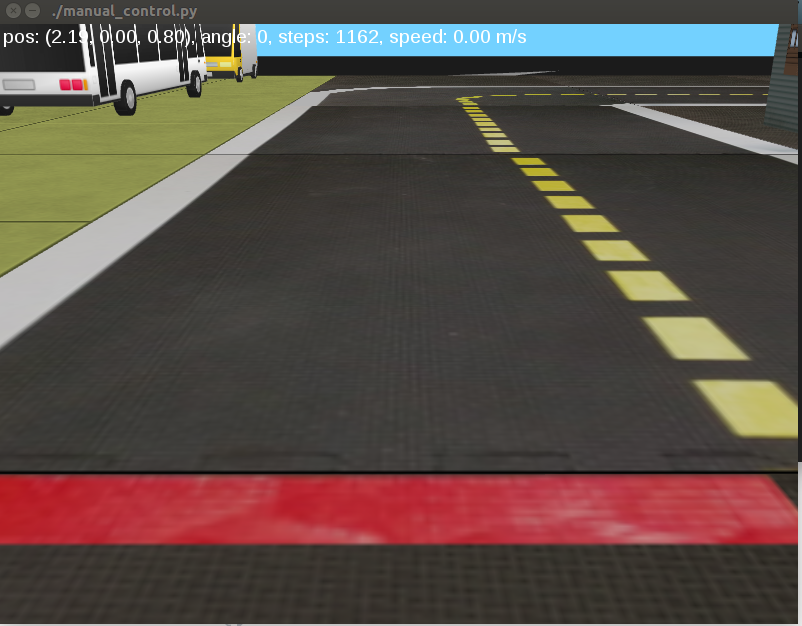
#> input picture 1.png, 802 x 626 px, given in place of rec.mkv, which was not available
$ python laneDetectionHough.py   (older library calls are emulated)
#> lines starting #> are read from the running program, lines starting #| are printed output that depends on the picture; after the words box and inside, x2 and y2 are one past the last pixel; in counts of white or black regions, pixels touching at a corner belong together; pictures that were not available may be replaced by others from this repository, and a replacement may not be noted
#> further down, frame is the input picture: shape (626, 802, 3); mean B, G, R 70.6, 76.7, 89.4
import numpy as np
import cv2

def laneDetection(img):

	#Converting RGB to Grayscale
	grayImg = cv2.cvtColor(img, cv2.COLOR_BGR2GRAY)
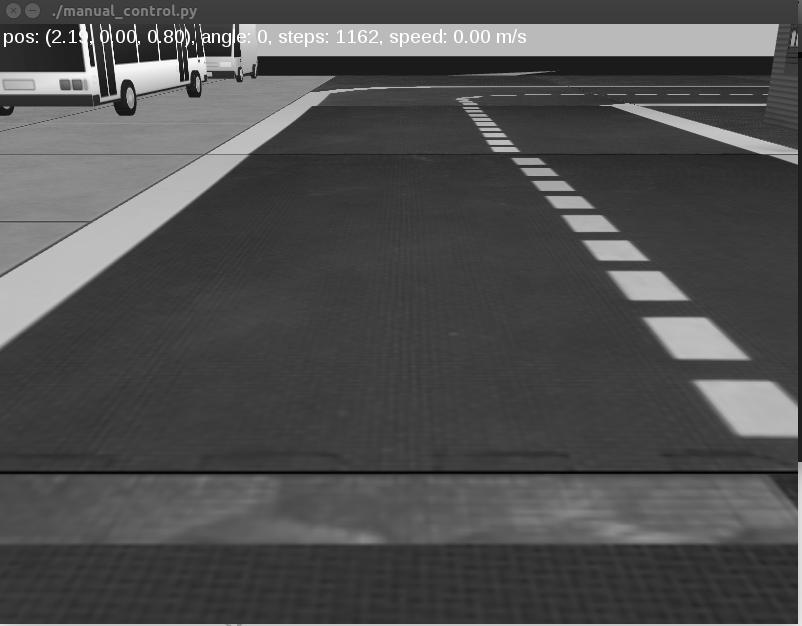
#> grayImg: shape (626, 802); min 1, max 255, mean 79.9
	#Converting RGB to HSV
	hsvImg = cv2.cvtColor(img, cv2.COLOR_BGR2HSV)
#> hsvImg: shape (626, 802, 3); mean H, S, V 39.4, 53.4, 94.2

	#Setting the Threshold values for Lane colours i.e., Yellow and White
	yellowLow = np.array([170, 170, 30], dtype="uint8")
	yellowHigh = np.array([200,200,140], dtype="uint8")
	whiteLow = np.array([170, 170, 170], dtype="uint8")
	whiteHigh = np.array([200,200,200], dtype="uint8")

	#Creating the mask with Yellow, White thresholds mentioned above
	yellowMask = cv2.inRange(hsvImg, yellowLow, yellowHigh)
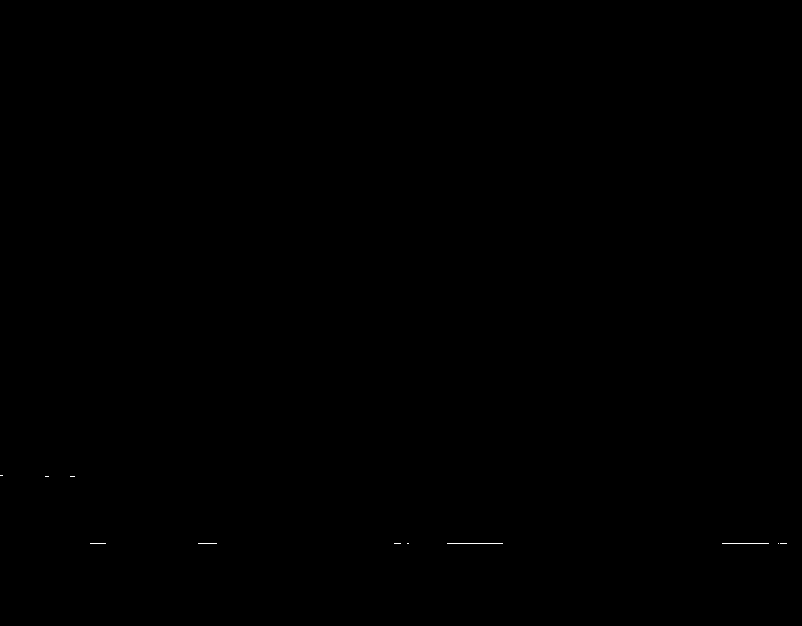
#> yellowMask: shape (626, 802); 0.03% white in thin lines or dots, all inside (x1, y1, x2, y2) = (0, 475, 787, 544)
	whiteMask = cv2.inRange(hsvImg,whiteLow,whiteHigh)
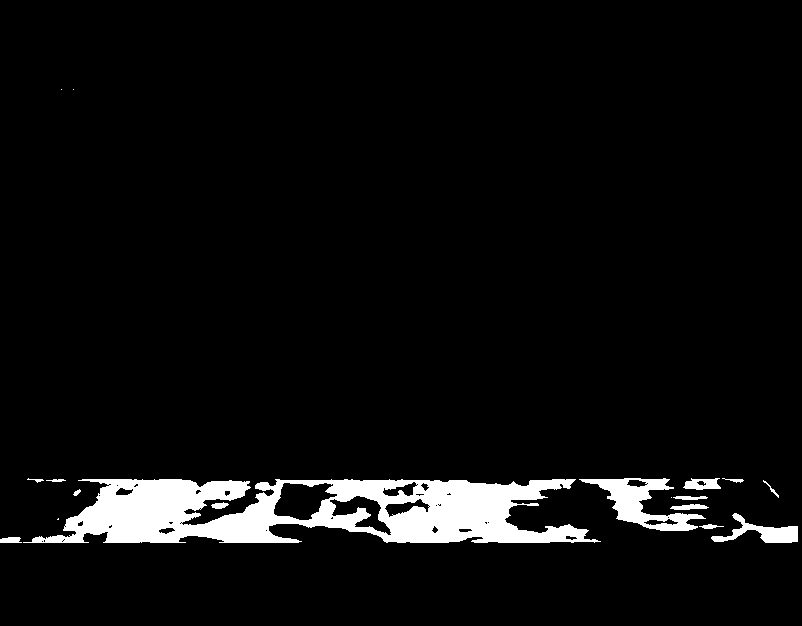
#> whiteMask: shape (626, 802); 5.3% white; 18 white regions (4 under 20 px), largest, box (x1, y1, x2, y2) and area: (23, 479, 601, 543) 22234, (579, 478, 706, 531) 2463, (711, 513, 798, 543) 973
	combMask = cv2.bitwise_or(grayImg, yellowMask, whiteMask)

	#Masking the GrayImage with Combined mask
	yandwMaskedImg = cv2.bitwise_and(grayImg, combMask)

	#Blurring operation Gaussian Blur
	gaussianBlurImg = cv2.GaussianBlur(yandwMaskedImg, (5,5), 0)

	#Implementing Sobel Vertical Edge Detection Algo
	edgeImg = cv2.Sobel(gaussianBlurImg,cv2.CV_8U,1,0,ksize=5)
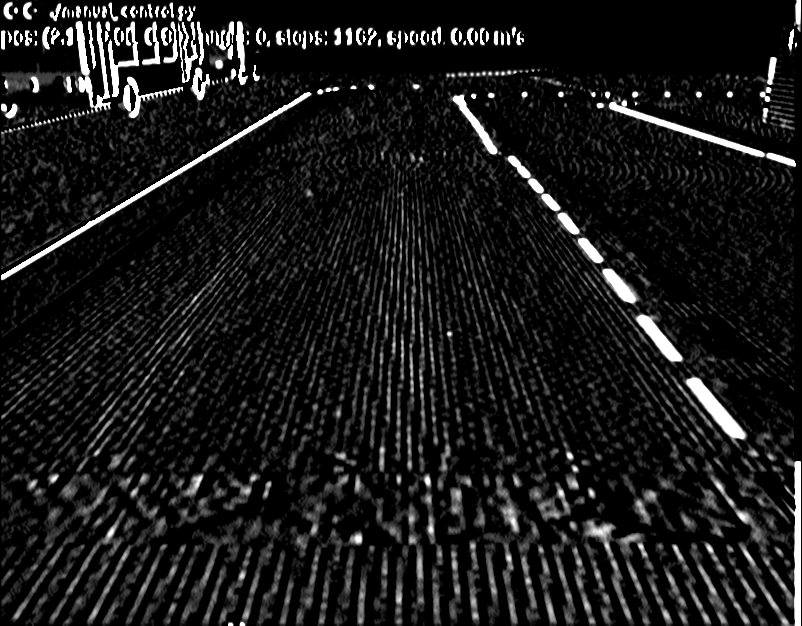
#> edgeImg: shape (626, 802); min 0, max 255, mean 25.5
	(thresh, edgeImg) = cv2.threshold(edgeImg, 128, 255, cv2.THRESH_BINARY | cv2.THRESH_OTSU)
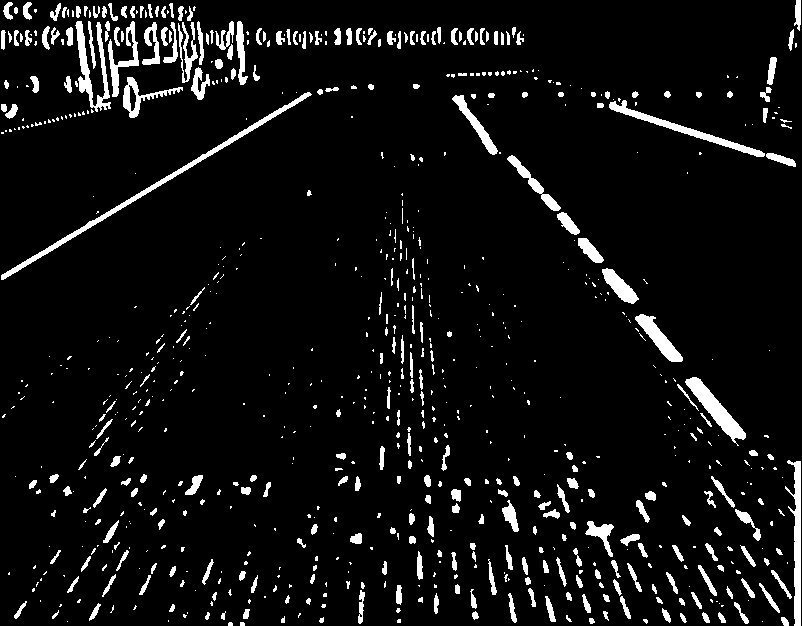
#> edgeImg: shape (626, 802); 6.5% white; 826 white regions (518 under 20 px), largest, box (x1, y1, x2, y2) and area: (1, 92, 312, 280) 1776, (685, 377, 746, 446) 1155, (785, 460, 801, 626) 1150
#> thresh = 104

	# #Creating the mask for ROI(Region of Interest)
	# blackImg = np.zeros(edgeImg.shape, dtype="uint8")
	# roiPoints = np.array([[(0,628), (800,628), (0,55), (800,55)]], dtype=np.int32)
	# roiMask = cv2.fillPoly(blackImg, roiPoints,(255))
	# #ROI Image
	# roiImg = cv2.bitwise_and(roiMask,edgeImg)

	#For drawing the Hough lines, creating the new image
	lineImg = np.zeros(img.shape,dtype="uint8")

	#Hough Lines and drawing them
	houghLines = cv2.HoughLines(edgeImg,1,np.pi/180,200)
#> houghLines = 34 rows, first 8: [-288, 2.44], [240, 1.03], [-301, 2.46], [-279, 2.43], [-307, 2.48], [-309, 2.48], [-312, 2.48], [-321, 2.5]

	rhoL = 0
	thetaL = 0
	rhoR = 0
	thetaR = 0
	thetaAvg = 0
	rhoAvg = 0
	countL = 0
	countR = 0

	if houghLines is not None:
		for _ in houghLines:
			rho = _[0][0]
			theta = _[0][1]

			if rho<0:
				rhoL += rho
				thetaL += theta
				countL +=1
			else:
				rhoR += rho
				thetaR += theta
				countR += 1
#> this loop made 34 passes
#> (rho, theta, rhoL, thetaL) on passes 1, 3, 4, 5, 6, 7, 8, 9, 10, 11, 12, 13: (-288, 2.44, -288, 2.44), (-301, 2.46, -589, 4.9), (-279, 2.43, -868, 7.33), (-307, 2.48, -1175, 9.81), (-309, 2.48, -1484, 12.29), (-312, 2.48, -1796, 14.77), (-321, 2.5, -2117, 17.26), (-319, 2.5, -2436, 19.76), (-263, 2.39, -2699, 22.15), (-270, 2.41, -2969, 24.56), (-333, 2.51, -3302, 27.07), (-64, 1.85, -3366, 28.92)
#> (rho, theta, rhoR, thetaR) on passes 2, 15, 17, 18, 19, 20: (240, 1.03, 240, 1.03), (39, 1.57, 279, 2.6), (34, 1.57, 313, 4.17), (41, 1.57, 354, 5.74), (33, 1.59, 387, 7.33), (32, 1.57, 419, 8.9)
#> after the loop, countL = 23; countR = 11; rhoL = -5836; rhoR = 612; thetaL = 53.91; thetaR = 16.74

		if countL > 0:
			rhoAvg = rhoL/countL
#> rhoAvg = -253.7
			thetaAvg = thetaL/countL
#> thetaAvg = 2.34
			a = np.cos(thetaAvg)
#> a = -0.698
			b = np.sin(thetaAvg)
#> b = 0.716
			x0 = a*rhoAvg
#> x0 = 177.2
			y0 = b*rhoAvg
#> y0 = -181.6
			x1 = int(x0 + 1000*(-b))
#> x1 = -538
			y1 = int(y0 + 1000*(a))
#> y1 = -880
			x2 = int(x0 - 1000*(-b))
#> x2 = 892
			y2 = int(y0 - 1000*(a))
#> y2 = 516

			cv2.line(lineImg,(x1,y1),(x2,y2),(0,0,255),2)

		if countR > 0:
			rhoAvg = rhoR/countR
#> rhoAvg = 55.64
			thetaAvg = thetaR/countR
#> thetaAvg = 1.52
			a = np.cos(thetaAvg)
#> a = 0.0492
			b = np.sin(thetaAvg)
#> b = 0.999
			x0 = a*rhoAvg
#> x0 = 2.74
			y0 = b*rhoAvg
#> y0 = 55.57
			x1 = int(x0 + 1000*(-b))
#> x1 = -996
			y1 = int(y0 + 1000*(a))
#> y1 = 104
			x2 = int(x0 - 1000*(-b))
#> x2 = 1001
			y2 = int(y0 - 1000*(a))
#> y2 = 6

			cv2.line(lineImg,(x1,y1),(x2,y2),(0,0,255),2)
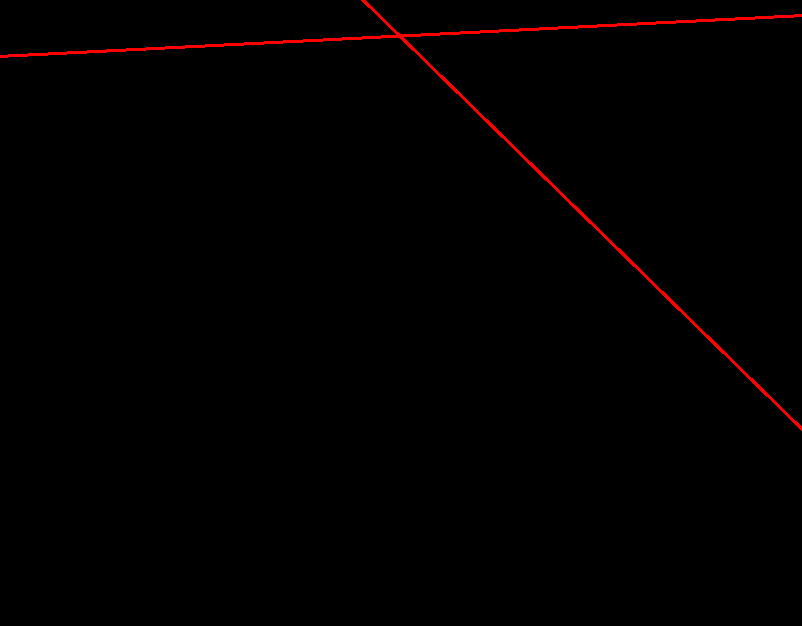
#> lineImg: shape (626, 802, 3); mean of channels 0, 1, 2 0, 0, 2.2; drawn as B, G, R

	# Now weighted average of original image and line image to get detected lanes on the image
	alpha=0.8
	beta=1
	lambdaa=0
	finalLineDetectImg = cv2.addWeighted(lineImg, alpha, img, beta, lambdaa)

	return finalLineDetectImg

if __name__ == "__main__":
	cap = cv2.VideoCapture('rec.mkv')

	while(cap.isOpened()):
		# Capture frame-by-frame
		ret, frame = cap.read()
		if ret == True:
			processed = laneDetection(frame)
			cv2.imshow('Frame',processed)
			cv2.waitKey(50)

		else:
			break

	# When everything done, release the video capture object
	cap.release()

	# Closes all the frames
	cv2.destroyAllWindows()
